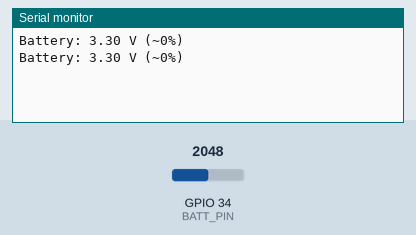
This sketch was run on a simulated ESP32. Shown: the last lines printed to the serial monitor. The test bench sets the inputs (shaded band); at power-on: GPIO 34 (BATT_PIN) = 2048.

Above: at 1.8 s.
1.9 s: GPIO 34 (BATT_PIN) set to 2866
At 2.8 s:
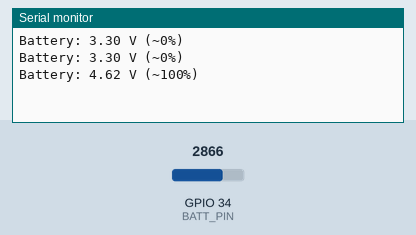
3.4 s: GPIO 34 (BATT_PIN) set to 3603
At 4.8 s:
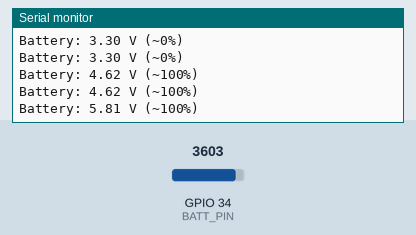
Timing chart, 0 to 6.4 s (numbered marks = the images above; inputs shaded):
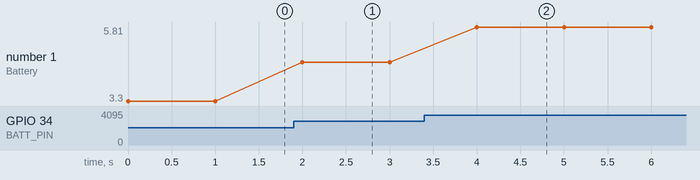

The sketch:

test_battery.ino
```cpp
// TEST: Battery level - prints the battery voltage and a rough percent
// Wiring: Battery + -> 100k resistor -> GPIO 34 -> 100k resistor -> GND
//         Battery - -> ESP32 GND (grounds must be shared)
// No battery yet? Connect the board's 5V pin to the top of the divider to test the setup (expect ~5V).
// Note: the percent only makes sense for a single LiPo cell (3.3V-4.2V).

// Note: For the current version of the project for the demo, we will not be using a battery, so this test is not required. However, it is included here for completeness and future use.

constexpr uint8_t BATT_PIN = 34;
constexpr float DIVIDER_RATIO = 2.0;  // 2 x 100k resistors

void setup() {
  Serial.begin(115200);
}

void loop() {
  uint32_t pinMv = analogReadMilliVolts(BATT_PIN);
  float battMv = pinMv * DIVIDER_RATIO;
  int percent = constrain(map((long)battMv, 3300, 4200, 0, 100), 0, 100);

  Serial.printf("Battery: %.2f V (~%d%%)\n", battMv / 1000.0, percent);
  delay(1000);
}
```

Measured:
- after the input at 1.9 s, the serial monitor: prints a new line after 0.10 s (image 1)
- after the input at 3.4 s, the serial monitor: prints a new line after 0.60 s (image 2)
- plotted number 1: 3.3 → 4.62 after the input at 1.9 s, 4.62 → 5.81 after the input at 3.4 s
